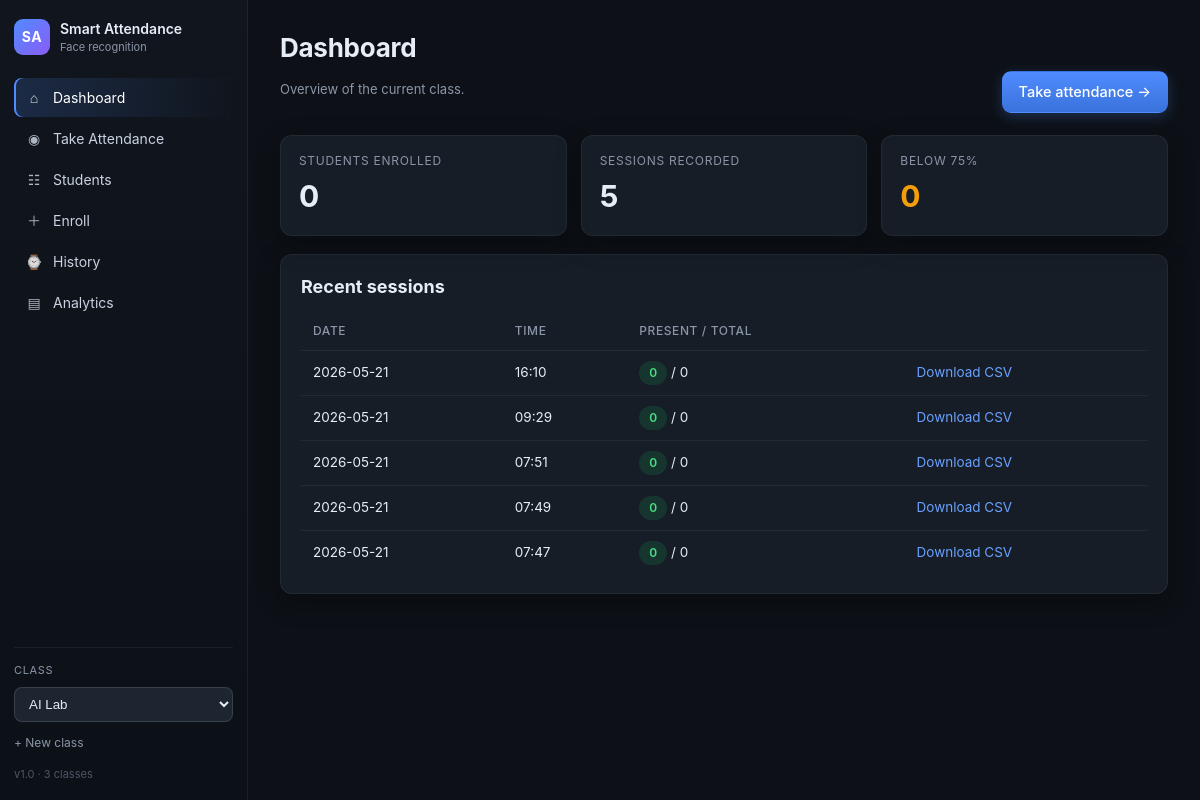
The page / on the database its author committed.
### database.py (models this page shows)
class AttendanceSession(db.Model):
    __tablename__ = "attendance_sessions"
    id = db.Column(db.Integer, primary_key=True)
    class_id = db.Column(db.Integer, db.ForeignKey("classrooms.id"), nullable=False)
    created_at = db.Column(db.DateTime, default=datetime.utcnow)
    notes = db.Column(db.String(255), default="")
    records = db.relationship(
        "AttendanceRecord", backref="session",
        cascade="all, delete-orphan", lazy=True
    )

### app.py (the view)
@app.route("/")
def index():
    classes = ClassRoom.query.order_by(ClassRoom.name).all()
    cid = current_class_id()
    student_count = Student.query.filter_by(class_id=cid).count() if cid else 0
    session_count = AttendanceSession.query.filter_by(class_id=cid).count() if cid else 0
    recent = (AttendanceSession.query
              .filter_by(class_id=cid)
              .order_by(AttendanceSession.created_at.desc())
              .limit(5).all()) if cid else []
    rows, _ = attendance_stats_for_class(cid) if cid else ([], 0)
    low_count = sum(1 for r in rows if r["low"])
    return render_template(
        "index.html",
        classes=classes,
        current_class_id=cid,
        student_count=student_count,
        session_count=session_count,
        low_count=low_count,
        recent_sessions=recent,
    )

### app.py (called while the page is built, shortened)
@app.before_request
def _ensure_db():
    if not getattr(app, "_db_ready", False):
        with app.app_context():
            db.create_all()
            if ClassRoom.query.count() == 0:
                db.session.add(ClassRoom(name="AI Lab", description="Default class"))
                db.session.commit()
            face_engine.load_known_faces(Student.query.all())
        app._db_ready = True

def current_class_id():
    cid = request.args.get("class_id", type=int)
    if cid:
        return cid
    first = ClassRoom.query.order_by(ClassRoom.id).first()
    return first.id if first else None

def attendance_stats_for_class(class_id: int):
    students = Student.query.filter_by(class_id=class_id).all()
    sessions = AttendanceSession.query.filter_by(class_id=class_id).all()
    total = len(sessions)
    rows = []
    return rows, total

### templates/index.html (shortened to what this page needs)
{% extends "base.html" %}
{% block content %}
<header class="page-head">
  <div>
    <h1>Dashboard</h1>
    <p class="muted">Overview of the current class.</p>
  </div>
  <a class="btn btn-primary" href="{{ url_for('attendance', class_id=current_class_id) }}">
    Take attendance →
  </a>
</header>
<div class="stat-grid">
  <div class="stat-card">
    <div class="stat-label">Students enrolled</div>
    <div class="stat-value">{{ student_count }}</div>
  </div>
  <div class="stat-card">
    <div class="stat-label">Sessions recorded</div>
    <div class="stat-value">{{ session_count }}</div>
  </div>
  <div class="stat-card warn">
    <div class="stat-label">Below 75%</div>
    <div class="stat-value">{{ low_count }}</div>
  </div>
</div>
<section class="card">
  <h2>Recent sessions</h2>
  {% if recent_sessions %}
    <table class="table">
      <thead>
        <tr><th>Date</th><th>Time</th><th>Present / Total</th><th></th></tr>
      </thead>
      <tbody>
        {% for s in recent_sessions %}
          {% set p = s.records|selectattr('status','equalto','Present')|list|length %}
          <tr>
            <td>{{ s.created_at.strftime('%Y-%m-%d') }}</td>
            <td>{{ s.created_at.strftime('%H:%M') }}</td>
            <td><span class="pill pill-present">{{ p }}</span> / {{ s.records|length }}</td>
            <td><a class="link" href="{{ url_for('attendance_csv', session_id=s.id) }}">Download CSV</a></td>
          </tr>
        {% endfor %}
      </tbody>
    </table>
  {% else %}
    <p class="muted">No sessions yet. Take your first attendance to see it here.</p>
  {% endif %}
</section>
{% endblock %}

### templates/base.html (shortened to what this page needs)
<!doctype html>
<html lang="en">
<head>
  <link rel="stylesheet" href="{{ url_for('static', filename='css/style.css') }}" />
</head>
<body>
  <aside class="sidebar" id="sidebar">
    <div class="brand">
      <div class="brand-mark">SA</div>
      <div>
        <div class="brand-name">Smart Attendance</div>
        <div class="brand-sub">Face recognition</div>
      </div>
    </div>
    <nav class="nav">
      <a href="{{ url_for('index', class_id=current_class_id) }}"
         class="nav-item {% if request.endpoint == 'index' %}active{% endif %}">
        <span class="ico">⌂</span> Dashboard
      </a>
      <a href="{{ url_for('attendance', class_id=current_class_id) }}"
         class="nav-item {% if request.endpoint == 'attendance' %}active{% endif %}">
        <span class="ico">◉</span> Take Attendance
      </a>
      <a href="{{ url_for('students', class_id=current_class_id) }}"
         class="nav-item {% if request.endpoint == 'students' %}active{% endif %}">
        <span class="ico">☷</span> Students
      </a>
      <a href="{{ url_for('enroll', class_id=current_class_id) }}"
         class="nav-item {% if request.endpoint == 'enroll' %}active{% endif %}">
        <span class="ico">＋</span> Enroll
      </a>
      <a href="{{ url_for('history', class_id=current_class_id) }}"
         class="nav-item {% if request.endpoint == 'history' %}active{% endif %}">
        <span class="ico">⌚</span> History
      </a>
      <a href="{{ url_for('dashboard', class_id=current_class_id) }}"
         class="nav-item {% if request.endpoint == 'dashboard' %}active{% endif %}">
        <span class="ico">▤</span> Analytics
      </a>
    </nav>
    <div class="class-switcher">
      <label>Class</label>
      <select onchange="window.location.search='?class_id='+this.value">
        {% for c in classes %}
          <option value="{{ c.id }}" {% if c.id == current_class_id %}selected{% endif %}>
            {{ c.name }}
          </option>
        {% endfor %}
      </select>
      <details class="new-class">
        <summary>+ New class</summary>
      </details>
    </div>
    <div class="sidebar-foot">v1.0 · {{ classes|length }} class{{ 'es' if classes|length != 1 else '' }}</div>
  </aside>
  <main class="main">
    {% block content %}{% endblock %}
  </main>
</body>
</html>

### rows shown on the page
AttendanceSession: created_at "2026-05-21", created_at "16:10", p "0", records|length "0"
AttendanceSession: created_at "2026-05-21", created_at "09:29", p "0", records|length "0"
AttendanceSession: created_at "2026-05-21", created_at "07:51", p "0", records|length "0"
AttendanceSession: created_at "2026-05-21", created_at "07:49", p "0", records|length "0"
AttendanceSession: created_at "2026-05-21", created_at "07:47", p "0", records|length "0"

### other values the page prints
{{ classes|length }} "3"
{{ 'es' if classes|length != 1 else '' }} "es"
{{ student_count }} "0"
{{ session_count }} "5"
{{ low_count }} "0"
form field value "AI Lab"
